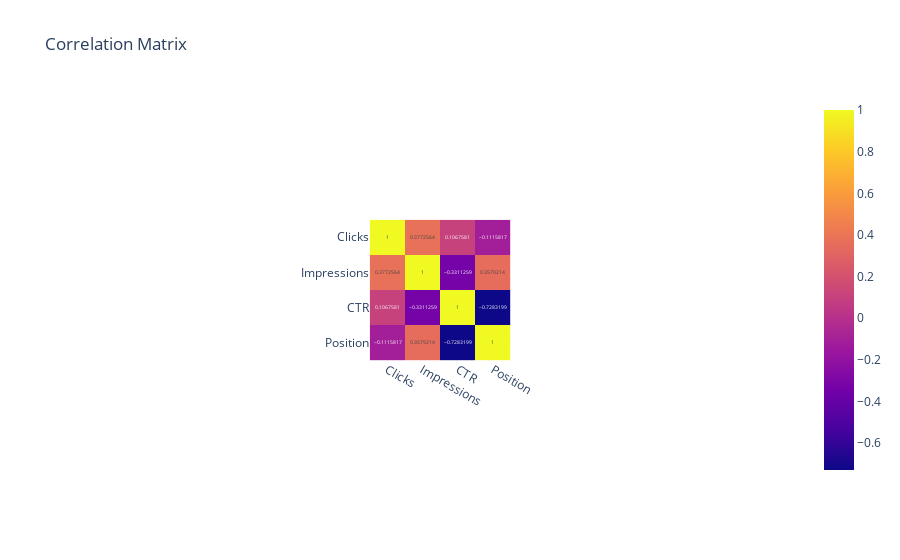

The notebook cell this image was saved under:
### Markdown cell above
## Correlation matrix

### Code cell
correlation_matrix = data[['Clicks', 'Impressions', 'CTR', 'Position']].corr()

# Plot the correlation matrix
fig = px.imshow(correlation_matrix, text_auto=True, title='Correlation Matrix')
fig.show()

# Print correlation matrix
print("Correlation Matrix:\n", correlation_matrix)

### Figure 1 — Plotly figure (JSON) as saved in the notebook; plotly's stock layout.template omitted (floating-point values rounded to 4 significant figures)
{"data": [{"coloraxis": "coloraxis", "hovertemplate": "x: %{x}<br>y: %{y}<br>color: %{z}<extra></extra>", "name": "0", "texttemplate": "%{z}", "type": "heatmap", "x": ["Clicks", "Impressions", "CTR", "Position"], "xaxis": "x", "y": ["Clicks", "Impressions", "CTR", "Position"], "yaxis": "y", "z": [[1, 0.3773, 0.1068, -0.1116], [0.3773, 1, -0.3311, 0.3579], [0.1068, -0.3311, 1, -0.7283], [-0.1116, 0.3579, -0.7283, 1]]}], "layout": {"autosize": true, "coloraxis": {"colorscale": [[0, "#0d0887"], [0.1111, "#46039f"], [0.2222, "#7201a8"], [0.3333, "#9c179e"], [0.4444, "#bd3786"], [0.5556, "#d8576b"], [0.6667, "#ed7953"], [0.7778, "#fb9f3a"], [0.8889, "#fdca26"], [1, "#f0f921"]]}, "title": {"text": "Correlation Matrix"}, "xaxis": {"anchor": "y", "autorange": true, "constrain": "domain", "domain": [0.4024, 0.5976], "range": [-0.5, 3.5], "scaleanchor": "y", "type": "category"}, "yaxis": {"anchor": "x", "autorange": true, "constrain": "domain", "domain": [0, 1], "range": [3.5, -0.5], "type": "category"}}}
